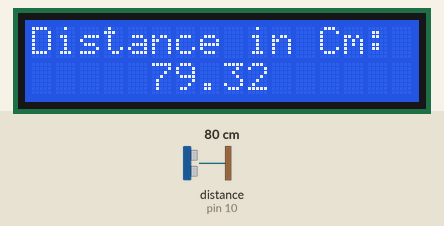
This sketch was run on a simulated Arduino Uno, built with avr-gcc and run on an emulated ATmega328P. Shown: 16×2 character LCD. Wiring (inferred from the names in the program): ultrasonic range finder: trigger pin 9; echo pin 10. The inputs (shaded band) are chosen by the test bench; at power-on: distance to the obstacle (sensor on pin 10) 80 cm. The echo pulse lasts 58.3 µs per cm; what the sketch prints to the serial monitor is not drawn.

Above: at 1.2 s.
1.3 s: distance to the obstacle (sensor on pin 10) set to 2 cm
At 4.1 s:
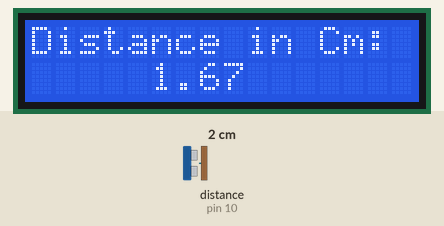
4.5 s: distance to the obstacle (sensor on pin 10) set to 4 cm
At 6.1 s:
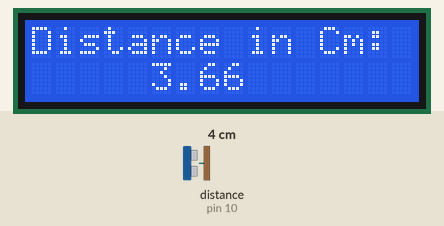
6.6 s: distance to the obstacle (sensor on pin 10) set to 9 cm
At 8.2 s:
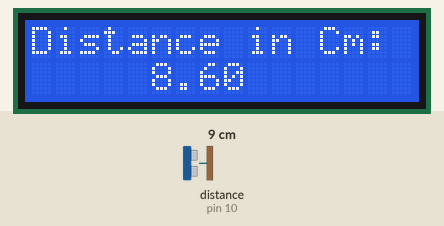
Timing chart, 0 to 9.7 s (numbered marks = the images above; inputs shaded):
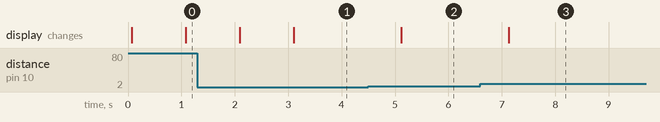

Measured:
- after the input at 1.3 s, the display: first changes after 0.79 s (image 1 shows a later state)
- after the input at 4.5 s, the display: changes after 0.61 s (image 2)
- after the input at 6.6 s, the display: changes after 0.53 s (image 3)

The sketch:

ultrasonicsensor-test.ino
```cpp
#include<LiquidCrystal.h>

#define trigPin 9
#define echoPin 10
                                  // defines variables
float duration;
float distance;

LiquidCrystal lcd(1,2,4,5,6,7);

void setup()
{
  pinMode(trigPin, OUTPUT);         // Sets the trigPin as an Output
  pinMode(echoPin, INPUT);          // Sets the echoPin as an Input
  Serial.begin(9600);
  lcd.begin(16, 2);
}

void loop()
{
                                       // Clears the trigPin
  digitalWrite(trigPin, LOW);
  delayMicroseconds(2);
                                       // Sets the trigPin on HIGH state for 10 micro seconds
  digitalWrite(trigPin, HIGH);
  delayMicroseconds(10);

  digitalWrite(trigPin, LOW);
                                          // Reads the echoPin, returns the sound wave travel time in microseconds
  duration = pulseIn(echoPin, HIGH);
                                          // Calculating the distance
  distance = (float)duration * (0.034)/2;
  Serial.println(distance);                  // Prints the distance on the Serial Monitor
  display_distance();
}

void display_distance()           //function to display the distance on LCD/Serial Monitor
 {
    lcd.clear();
    lcd.setCursor(0, 0);
    Serial.print("Distance in Cm: ");
    Serial.print(distance);
    Serial.println();
    lcd.print("Distance in Cm: ");
    lcd.setCursor(5, 1);
    lcd.print(distance);
    delay(1000);
  }
```
